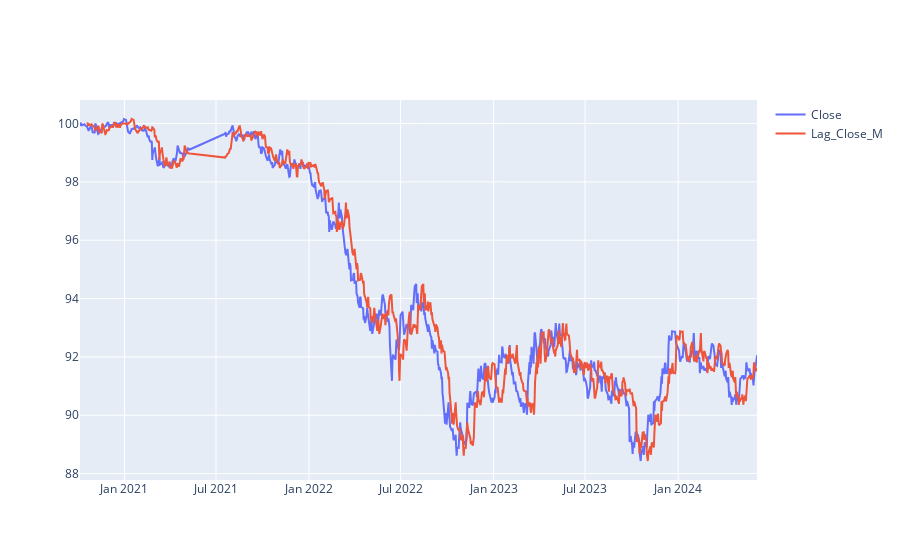

Notebook cell for this chart:
### Code cell
fig = go.Figure()
#data['Close_M'] = data["Close"]
data['Lag_Close_M'] = data['Close'].shift(10)
fig.add_trace(go.Scatter(x=data.Date,y=data.Close,name='Close'))
fig.add_trace(go.Scatter(x=data.Date,y=data.Lag_Close_M,name='Lag_Close_M'))
fig.show()

### Figure 1 — Plotly figure (JSON) as saved in the notebook; plotly's stock layout.template omitted (floating-point values rounded to 4 significant figures; data arrays with more than 128 entries replaced by an {"elided": "..."} marker saying what was removed)
{"data": [{"name": "Close", "type": "scatter", "x": {"elided": "876 str values"}, "y": {"elided": "876 float values"}}, {"name": "Lag_Close_M", "type": "scatter", "x": {"elided": "876 str values"}, "y": {"elided": "876 float values"}}], "layout": {}}
